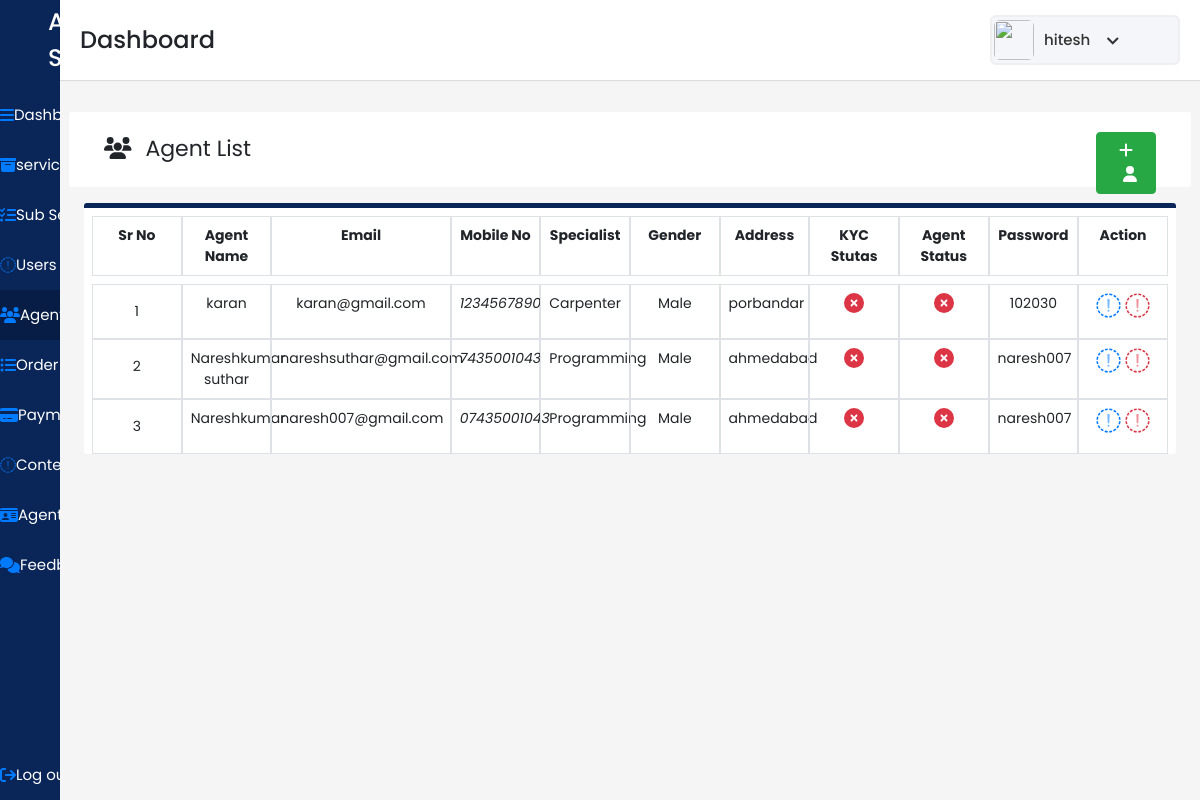
Screenshot of /admindash/agent/ (signed in) with the database file from the repository.
### user/models.py (models this page shows)
class Agent(models.Model):
    agentid=models.IntegerField(primary_key=True)
    agentname=models.CharField(max_length=30,null=FALSE)
    agentemail=models.EmailField(max_length=20,null=FALSE)
    agentmobileno=models.CharField(max_length=10,null=FALSE)
    agentgender=models.CharField(max_length=5,null=FALSE)
    agentaddress=models.CharField(max_length=200,null=FALSE)
    agentspealist=models.CharField(max_length=200,null=FALSE)
    agentstutas=models.BooleanField(max_length=5,null=FALSE)
    agentkycstutas=models.BooleanField(max_length=5)
    agentpassword=models.CharField(max_length=20,null=FALSE)

### adminpan/views.py (the view)
# urls.py: path('agent/',views.agent,name='agent'),
@login_required(login_url="/login/")
def agent(request):
    allAgent=Agent.objects.all()
    context={'Agents':allAgent}
    return render(request,"agent.html",context)

### adminpan/templates/agent.html (shortened to what this page needs)
{% load static %}
<!DOCTYPE html>
<html lang="en" dir="ltr">
  <head>
    <link rel="stylesheet" href="{% static "./style.css" %}">
   <link href="{% static "https://unpkg.com/boxicons@2.0.7/css/boxicons.min.css" %}" rel='stylesheet'>
    <link rel="stylesheet" href="{% static "path/to/font-awesome/css/font-awesome.min.css"  %}">
    <link href="{% static "https://cdn.jsdelivr.net/npm/bootstrap@5.1.3/dist/css/bootstrap.min.css"  %}" rel="stylesheet">
    <link href="{% static "https://cdn.jsdelivr.net/npm/bootstrap@5.1.3/dist/css/bootstrap.min.css" %}" rel="stylesheet">
    <link rel="stylesheet" href="{% static "./css/bootstrap.min.css" %}">
    <link href="{% static "https://stackpath.bootstrapcdn.com/bootstrap/4.4.1/css/bootstrap.min.css" %}" rel="stylesheet"/>
  </head>
<body>
  <div class="sidebar">
    <div class="logo-details pl-5">
      <span class="logo_name">All in Services</span>
    </div>
      <ul class="nav-links">
        <li>
          <a href={% url 'adminpan' %} >
            <i class="fa fa-bars" aria-hidden="true"></i>
            <span class="links_name">Dashboard</span>
          </a>
        </li>
        <li>
          <a href={% url 'services' %}>
            <i class="fa fa-archive" aria-hidden="true"></i>
            <span class="links_name">services</span>
        </li>
        <li>
          <a href={% url 'subservices' %}>
            <i class="fa fa-tasks" aria-hidden="true"></i>
            <span class="links_name">Sub Service</span>
        </li>
        <li>
          <a href={% url 'users' %}>
            <i class="fa fa-user-o" aria-hidden="true"></i>
            <span class="links_name">Users</span>
        </li>
        <li>
          <a href={% url 'agent' %} class="active">
            <i class="fa fa-users" aria-hidden="true"></i>
            <span class="links_name">Agent</span>
          </a>
        </li>
        <li>
          <a href={% url 'order' %}>
            <i class="fa fa-list-ul" aria-hidden="true"></i>
            <span class="links_name">Order list</span>
        </li>
        <li>
          <a href={% url 'payment' %}>
            <i class="fa fa-credit-card-alt" aria-hidden="true"></i>
            <span class="links_name">Payment</span>
        </li>
        <li>
          <a href={% url 'contectus' %}>
            <i class="fa fa-envelope-o" aria-hidden="true"></i>
            <span class="links_name">Contect Us</span>
        </li>
        <li>
          <a href={% url 'agentkyc' %}>
            <i class="fa fa-id-card" aria-hidden="true"></i>
            <span class="links_name">Agent KYC</span>
        </li>
        <li>
          <a href={% url 'feedback' %}>
            <i class="fa fa-comments" aria-hidden="true"></i>
            <span class="links_name">Feedback</span>
        </li>
        <li class="log_out">
          {% if request.user.is_authenticated %}
          <a href="{% url 'logout' %}" >
            <i class="fa fa-sign-out" aria-hidden="true"></i>
            <span class="links_name">Log out</span>
          </a>
          {% endif %}
        </li>
      </ul>
    </div>
  <section class="home-section">
    <nav>
      <div class="sidebar-button">
        <span class="dashboard">Dashboard</span>
      </div>
      <div class="profile-details">
        <img src={% static "./images/All_in_one2.png" %} alt="">
        <span class="admin_name">{{user.username}}</span>
        <i class='bx bx-chevron-down' ></i>
      </div>
    </nav>
      <section>
        <section id="users" class="p-4" >
            <div class="users mt-5">
              <div class="row user-title">
                <div class="col-md-11 ">
                  <i class="fa fa-users pr-2 " aria-hidden="true"></i>
                  Agent List
                </div>
                <div class="col-md-1">
                  <a href="{%url 'agentregister' %}" class="btn btn-success float-right"><i class="fa fa-plus" aria-hidden="true"></i><i class="fa fa-user pl-2" aria-hidden="true"></i></a>
                </div>
              </div>
            </div>
            <div class="user-list mt-3">
              <div class="row m-2">
                <div class="col-md-1 border p-2  text-center">
                  <b>Sr No</b>
                </div>
                  <div class="col-md-1 border p-2  text-center">
                    <b>Agent Name</b>
                  </div>
                 <div class="col-md-2 border p-2  text-center">
                      <b>Email</b>
                  </div>
                  <div class="col-md-1 border p-2  text-center">
                      <b>Mobile No</b>
                  </div>
                  <div class="col-md-1 border p-2  text-center">
                    <b>Specialist</b>
                </div>
                  <div class="col-md-1 border p-2  text-center">
                      <b>Gender</b>
                  </div>
                  <div class="col-md-1 border p-2  text-center">
                      <b>Address</b>
                  </div>
                  <div class="col-md-1 border p-2  text-center">
                    <b>KYC Stutas</b>
                </div>
                  <div class="col-md-1 border p-2  text-center">
                    <b> Agent Status</b>
                  </div>
                  <div class="col-md-1 border p-2  text-center">
                    <b> Password</b>
                  </div>
                <div class="col-md-1 border p-2  text-center">
                  <b>Action</b>
              </div>
            </div>
            <div class="row ml-2 mb-2 mr-2">
              {% for agent in Agents %}
              <div class="col-md-1 border p-3  text-center ">
                {{forloop.counter}}
              </div>
              <div class="col-md-1 border p-2  text-center">
                {{agent.agentname}}
              </div>
              <div class="col-md-2 border p-2  text-center">
               {{agent.agentemail}}
              </div>
              <div class="col-md-1 border p-2  text-center">
                <I>{{agent.agentmobileno}}</I>
              </div>
              <div class="col-md-1 border p-2  text-center">
                {{agent.agentspealist}}
              </div>
              <div class="col-md-1 border p-2  text-center">
                {{agent.agentgender}}
              </div>
              <div class="col-md-1 border p-2  text-center">
                {{agent.agentaddress}}
              </div>
              <div class="col-md-1 border p-2 text-center">
                {% if agent.agentkycstutas == False %}
                <i class="fa fa-times-circle text-danger" style="font-size:20px;" aria-hidden="true"></i>
                {%endif%}
            </div>
              <div class="col-md-1 border p-2 text-center">
                {% if agent.agentstutas == False %}
                <i class="fa fa-times-circle text-danger" style="font-size:20px;" aria-hidden="true"></i>
                {%endif%}
            </div>
              <div class="col-md-1 border p-2  text-center">
                {{agent.agentpassword}}
              </div>
              <div class="col-md-1 border p-2 text-center">
                <a  href={% url 'agentedit' agent.agentid %}>
                  <i class="fa fa-pencil-square-o" style="font-size:25px;"  aria-hidden="true"></i>
                  <a href={% url 'deletedataagent' agent.agentid %} method="post" class="d-inline">
                    <i class="fa fa-trash-o text-danger" aria-hidden="true" style="font-size:25px;"  ></i>
                  </a>
              </div>
          {% endfor %}
            </div>
        </section>
      </section>
 </body>
 </html>

### adminpan/static/style.css (style rules this page uses)
* { margin: 0; padding: 0; box-sizing: border-box; font-family: 'Poppins', sans-serif; }
#users .user-list { font-size: 14px !important; }
.sidebar { position: fixed; height: 100%; width: 240px; background: #0A2558; transition: all 0.5s ease; }
.sidebar .logo-details { height: 80px; display: flex; align-items: center; }
.sidebar .logo-details .logo_name { color: #fff; font-size: 24px; font-weight: 500; }
.sidebar .nav-links { margin-top: 10px; }
.sidebar .nav-links li { position: relative; list-style: none; height: 50px; }
.sidebar .nav-links li a { height: 100%; width: 100%; display: flex; align-items: center; text-decoration: none; transition: all 0.4s ease; }
.sidebar .nav-links li a.active { background: #081D45; }
.sidebar .nav-links li a .links_name { color: #fff; font-size: 15px; font-weight: 400; white-space: nowrap; }
.sidebar .nav-links .log_out { position: absolute; bottom: 0; width: 100%; }
.home-section { position: relative; background: #f5f5f5; min-height: 100vh; width: calc(100% - 240px); left: 240px; transition: all 0.5s ease; }
.home-section nav { display: flex; justify-content: space-between; height: 80px; background: #fff; display: flex; align-items: center; position: fixed; width: calc(100% - 240px); left: 240px; z-index: 100; padding: 0 20px; box-shadow: 0 1px 1px rgba(0, 0, 0, 0.1); transition: all 0.5s ease; }
.home-section nav .sidebar-button { display: flex; align-items: center; font-size: 24px; font-weight: 500; }
.home-section nav .profile-details { display: flex; align-items: center; background: #F5F6FA; border: 2px solid #EFEEF1; border-radius: 6px; height: 50px; min-width: 190px; padding: 0 15px 0 2px; }
nav .profile-details img { height: 40px; width: 40px; border-radius: 6px; object-fit: cover; }
nav .profile-details .admin_name { font-size: 15px; font-weight: 500; color: #333; margin: 0 10px; white-space: nowrap; }
nav .profile-details i { font-size: 25px; color: #333; }
#users { margin-top: 40px; position: absolute; background: #f5f5f5; width: 100%; }
#users .user-title { background-color: white; border-radius: 3px; height: 75px; padding: 20px; font-size: 22px; }
#users .user-list { background-color: white; border-radius: 3px; border-top: 5px solid #0a2558; }
@media (max-width: 1240px) { .sidebar { width: 60px; } }
@media (max-width: 1240px) { .home-section { width: calc(100% - 60px); left: 60px; } }
@media (max-width: 1240px) { .home-section nav { width: calc(100% - 60px); left: 60px; } }

### rows the page displays
Agent: agentname "karan", agentemail "karan@gmail.com", agentmobileno "1234567890", agentspealist "Carpenter", agentgender "Male", agentaddress "porbandar", agentkycstutas False (drawn), agentstutas False (drawn), agentpassword "102030"
Agent: agentname "Nareshkumar suthar", agentemail "nareshsuthar@gmail.com", agentmobileno "7435001043", agentspealist "Programming", agentgender "Male", agentaddress "ahmedabad", agentkycstutas False (drawn), agentstutas False (drawn), agentpassword "naresh007"
Agent: agentname "Nareshkumar", agentemail "naresh007@gmail.com", agentmobileno "07435001043", agentspealist "Programming", agentgender "Male", agentaddress "ahmedabad", agentkycstutas False (drawn), agentstutas False (drawn), agentpassword "naresh007"

### other values shown
{{ user.username }} "hitesh"
